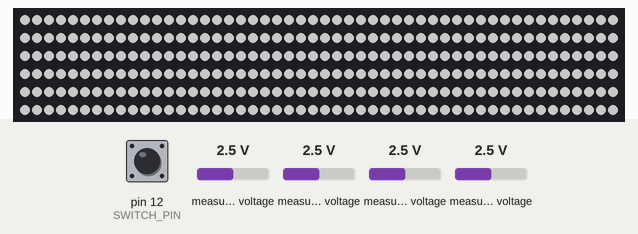
The sketch below on a simulated Arduino Uno, built with avr-gcc and run on an emulated ATmega328P. Shown: 300 RGB LEDs in strip order, left to right, continuing on the next row. The inputs (shaded band) are chosen by the test bench; at power-on: pin 12 (SWITCH_PIN) HIGH, measured voltage 2.5 V. Dim RGB values are drawn brighter than linear; what the sketch prints to the serial monitor is not drawn.

1.3 s: pin 12 (SWITCH_PIN) pulled LOW for 0.15 s
Above: at 1.7 s.
Timing chart, 0 to 4.3 s (numbered marks = the images above; inputs shaded):
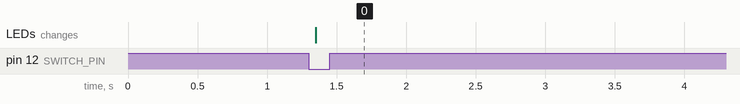

Measured:
- after the input at 1.3 s, the LEDs: change after 0.05 s (image 0)

The sketch:

wristband-with-toggle.ino
```cpp
#include <FastLED.h>
#include <Adafruit_ADS1X15.h>
#include <Adafruit_NeoPixel.h>

Adafruit_ADS1115 ads;
// Define the number of LEDs and the data pin for the output (if using NeoPixels)
#define NUM_LEDS 300
#define DATA_PIN 13 // Pin to the WS2812/NeoPixel strip (if using digital LEDs)
Adafruit_NeoPixel pixels = Adafruit_NeoPixel(300, 13, NEO_GRB + NEO_KHZ800); //If you notice your LEDs are the wrong colors, you might need to change to NEO_RGB, NEO_GBR, etc. You have to play around to find the right one.
unsigned long startMillis;  //some global variables available anywhere in the program
unsigned long currentMillis;
const unsigned long period = 2;
int positionStep = 0;
float divisor = float(215)/float(255);

#define SWITCH_PIN 12

void setup() {

  Serial.begin(115200);

  //If you are getting "Failed to initialize", then most likely your ADS is not at address 0x48. You'll need to look up code online to find the address of your ADS1115
  if (!ads.begin(0x48)) {
      Serial.println("Failed to initialize ADS.");
      while (1);
    }

    ads.setDataRate(RATE_ADS1115_128SPS); //Any higher than this rate seemed to cause too much blinking

  pixels.begin();
  pixels.clear();
  pixels.setBrightness(100);
  pixels.show();
}

void loop() {
  unsigned long currentMillis = millis();
  int inputSwitch = digitalRead(SWITCH_PIN);
  if ((currentMillis - startMillis >= period))
  {
      if(inputSwitch == 0) {
        int16_t adc0, adc1, adc2, adc3;
        float volts0, volts1, volts2, volts3;

        adc0 = ads.readADC_SingleEnded(0);
        adc1 = ads.readADC_SingleEnded(1);
        adc2 = ads.readADC_SingleEnded(2);
        adc3 = ads.readADC_SingleEnded(3);

        int blue = map(adc2, 17400, 20200, 255, 0);
        if(blue > 255)
          blue = 255;
        if(blue < 5)
          blue = 0;
        int red = map(adc1, 17400, 20200, 255, 0);
        if(red > 255)
          red = 255;
        if(red < 5)
          red = 0;
        int green = map(adc3, 11400, 20200, 255, 0);
        if(green > 255)
          green = 255;
        if(green < 5)
          green = 0;

        for (int i = 0; i < NUM_LEDS; i++) {

          pixels.setPixelColor(i, red, green, blue);
        }
        Serial.println("-----");
        Serial.print("Red: "); Serial.print(adc1); Serial.print(" --- "); Serial.print(red);Serial.print(" Green: "); Serial.print(adc3); Serial.print(" Blue: "); Serial.print(adc2);
        pixels.show();
      }
      else if(inputSwitch == 1){
          colorChange(currentMillis);
      }

  startMillis = currentMillis;
  }

}

void colorChange(long time) {
    //input code to create whatever preprogrammed pattern you want here
}
```
